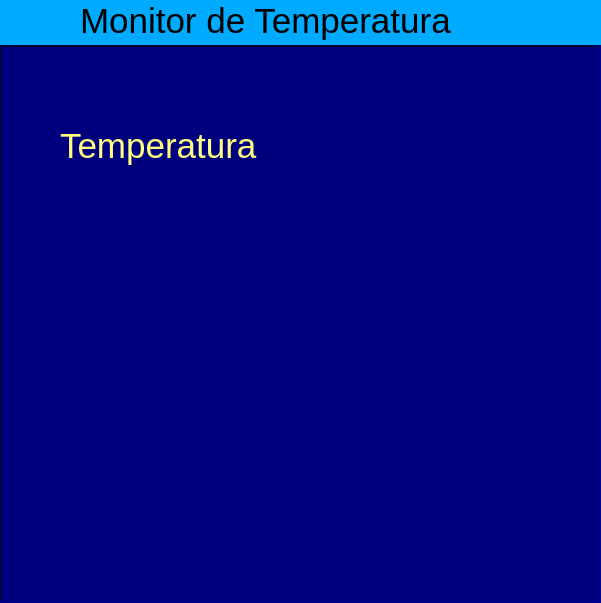
<?xml version="1.0" encoding="UTF-8"?>
<ui version="4.0">
 <class>MainWindow</class>
 <widget class="QMainWindow" name="MainWindow">
  <property name="geometry">
   <rect>
    <x>0</x>
    <y>0</y>
    <width>601</width>
    <height>603</height>
   </rect>
  </property>
  <property name="windowTitle">
   <string>MainWindow</string>
  </property>
  <property name="styleSheet">
   <string notr="true">backgroud-color: rgb(0, 0, 255);</string>
  </property>
  <widget class="QWidget" name="centralwidget">
   <layout class="QVBoxLayout" name="verticalLayout">
    <property name="spacing">
     <number>0</number>
    </property>
    <property name="leftMargin">
     <number>0</number>
    </property>
    <property name="topMargin">
     <number>0</number>
    </property>
    <property name="rightMargin">
     <number>0</number>
    </property>
    <property name="bottomMargin">
     <number>0</number>
    </property>
    <item>
     <widget class="QFrame" name="frame">
      <property name="enabled">
       <bool>true</bool>
      </property>
      <property name="maximumSize">
       <size>
        <width>16777215</width>
        <height>45</height>
       </size>
      </property>
      <property name="font">
       <font>
        <kerning>true</kerning>
       </font>
      </property>
      <property name="styleSheet">
       <string notr="true">background-color: rgb(0, 170, 255);</string>
      </property>
      <property name="frameShape">
       <enum>QFrame::NoFrame</enum>
      </property>
      <property name="frameShadow">
       <enum>QFrame::Raised</enum>
      </property>
      <widget class="QLabel" name="label">
       <property name="geometry">
        <rect>
         <x>80</x>
         <y>0</y>
         <width>451</width>
         <height>41</height>
        </rect>
       </property>
       <property name="font">
        <font>
         <pointsize>26</pointsize>
        </font>
       </property>
       <property name="layoutDirection">
        <enum>Qt::LeftToRight</enum>
       </property>
       <property name="frameShape">
        <enum>QFrame::NoFrame</enum>
       </property>
       <property name="text">
        <string>Monitor de Temperatura</string>
       </property>
      </widget>
     </widget>
    </item>
    <item>
     <widget class="QFrame" name="frame_2">
      <property name="maximumSize">
       <size>
        <width>16777215</width>
        <height>16777213</height>
       </size>
      </property>
      <property name="font">
       <font>
        <weight>75</weight>
        <bold>true</bold>
       </font>
      </property>
      <property name="styleSheet">
       <string notr="true">background-color: rgb(0, 0, 127);</string>
      </property>
      <property name="frameShape">
       <enum>QFrame::WinPanel</enum>
      </property>
      <property name="frameShadow">
       <enum>QFrame::Sunken</enum>
      </property>
      <property name="lineWidth">
       <number>0</number>
      </property>
      <widget class="QLabel" name="label_2">
       <property name="geometry">
        <rect>
         <x>60</x>
         <y>80</y>
         <width>201</width>
         <height>41</height>
        </rect>
       </property>
       <property name="font">
        <font>
         <pointsize>26</pointsize>
        </font>
       </property>
       <property name="layoutDirection">
        <enum>Qt::LeftToRight</enum>
       </property>
       <property name="styleSheet">
        <string notr="true">color: rgb(255, 255, 127);</string>
       </property>
       <property name="frameShape">
        <enum>QFrame::NoFrame</enum>
       </property>
       <property name="text">
        <string>Temperatura</string>
       </property>
      </widget>
      <widget class="QLabel" name="label_3">
       <property name="geometry">
        <rect>
         <x>310</x>
         <y>80</y>
         <width>91</width>
         <height>41</height>
        </rect>
       </property>
       <property name="font">
        <font>
         <pointsize>26</pointsize>
        </font>
       </property>
       <property name="layoutDirection">
        <enum>Qt::LeftToRight</enum>
       </property>
       <property name="styleSheet">
        <string notr="true">color: rgb(255, 255, 127);</string>
       </property>
       <property name="frameShape">
        <enum>QFrame::NoFrame</enum>
       </property>
       <property name="text">
        <string/>
       </property>
      </widget>
     </widget>
    </item>
   </layout>
  </widget>
  <widget class="QMenuBar" name="menubar">
   <property name="geometry">
    <rect>
     <x>0</x>
     <y>0</y>
     <width>601</width>
     <height>21</height>
    </rect>
   </property>
  </widget>
 </widget>
 <resources/>
 <connections/>
</ui>
